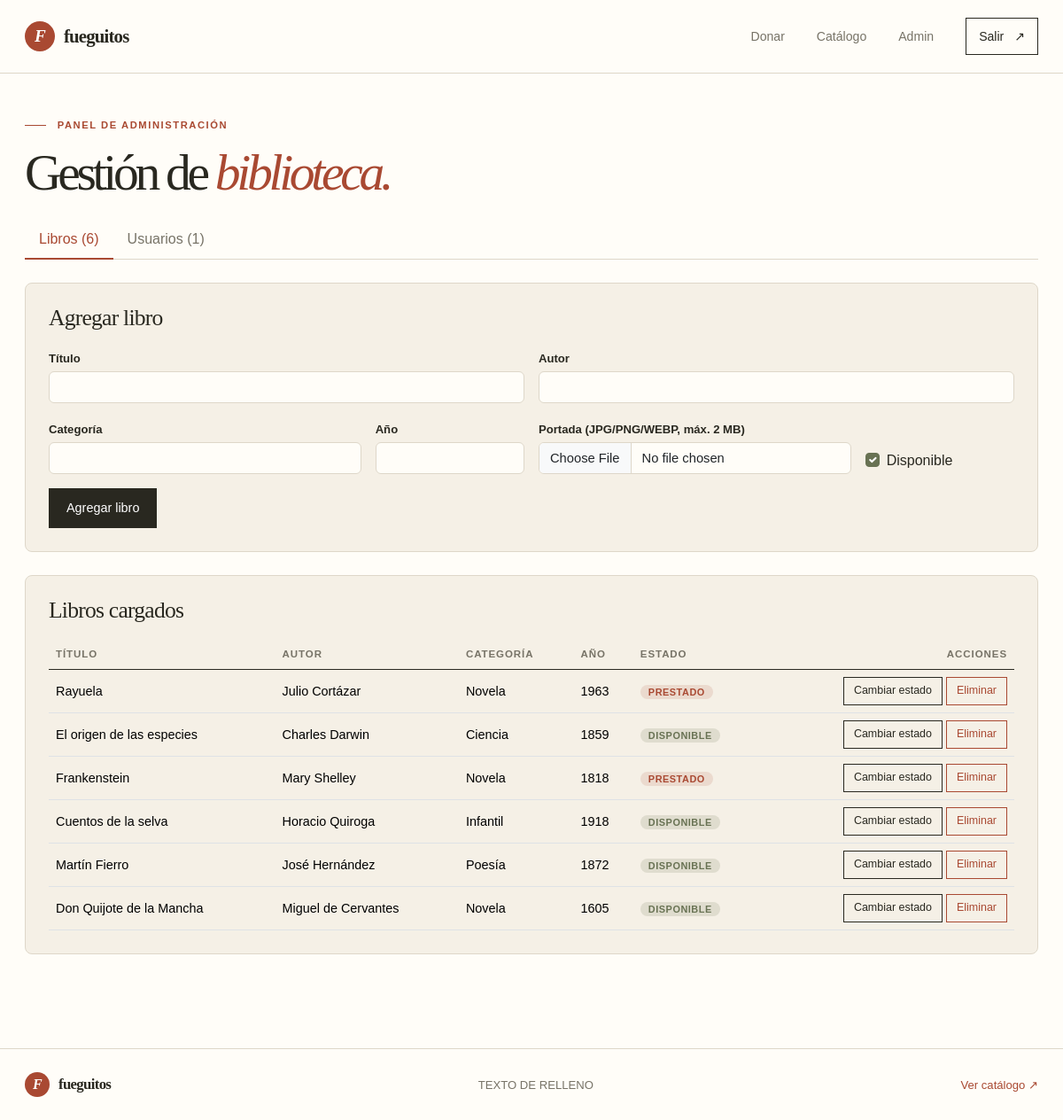
The page /admin.php (signed in) on the database its author committed.
### tables this page shows
CREATE TABLE libros (
  id         INT UNSIGNED AUTO_INCREMENT PRIMARY KEY,
  titulo     VARCHAR(200) NOT NULL,
  autor      VARCHAR(160) NOT NULL,
  categoria  VARCHAR(60)  NOT NULL,
  anio       SMALLINT NULL,
  disponible TINYINT(1) NOT NULL DEFAULT 1,
  portada    VARCHAR(255) NULL,
  creado     TIMESTAMP DEFAULT CURRENT_TIMESTAMP,
  INDEX idx_categoria (categoria),
  INDEX idx_titulo (titulo)
);

### config.php (called while the page is built, shortened)
<?php
function e(?string $s): string
{
    return htmlspecialchars((string)$s, ENT_QUOTES | ENT_SUBSTITUTE, 'UTF-8');
}
function current_user(): ?array
{
    return $_SESSION['user'] ?? null;
}
function is_admin(): bool
{
    return (current_user()['rol'] ?? '') === 'admin';
}

### admin.php (the view, shortened to what this page needs)
<?php
require_once __DIR__ . '/includes/layout.php';
$pdo = db();
$tab = ($_GET['tab'] ?? 'libros') === 'usuarios' ? 'usuarios' : 'libros';
$libros     = $pdo->query('SELECT * FROM libros ORDER BY id DESC')->fetchAll();
$usuarios   = $pdo->query('SELECT id, nombre, email, rol, creado FROM usuarios ORDER BY id')->fetchAll();
render_header('Administración | Fueguitos', 'admin');
?>
  <main class="page-width admin-page">
    <p class="kicker"><span></span> Panel de administración</p>
    <h1 class="admin-title">Gestión de <em>biblioteca.</em></h1>
    <ul class="nav nav-tabs admin-tabs" role="tablist">
      <li class="nav-item"><a class="nav-link<?= $tab === 'libros' ? ' active' : '' ?>" href="admin.php?tab=libros">Libros (<?= count($libros) ?>)</a></li>
      <li class="nav-item"><a class="nav-link<?= $tab === 'usuarios' ? ' active' : '' ?>" href="admin.php?tab=usuarios">Usuarios (<?= count($usuarios) ?>)</a></li>
    </ul>
<?php if ($tab === 'libros'): ?>
    <section class="admin-card">
      <h2 class="admin-h2">Agregar libro</h2>
      <form method="post" action="admin.php" enctype="multipart/form-data" class="row g-3">
        <div class="col-md-6">
          <label class="form-label" for="titulo">Título</label>
          <input class="form-control" id="titulo" name="titulo" required maxlength="200">
        </div>
        <div class="col-md-6">
          <label class="form-label" for="autor">Autor</label>
          <input class="form-control" id="autor" name="autor" required maxlength="160">
        </div>
        <div class="col-md-4">
          <label class="form-label" for="categoria">Categoría</label>
          <input class="form-control" id="categoria" name="categoria" list="cats" required maxlength="60">
        </div>
        <div class="col-md-2">
          <label class="form-label" for="anio">Año</label>
          <input class="form-control" id="anio" name="anio" type="number" min="-3000" max="<?= date('Y') ?>">
        </div>
        <div class="col-md-4">
          <label class="form-label" for="portada">Portada (JPG/PNG/WEBP, máx. 2 MB)</label>
          <input class="form-control" id="portada" name="portada" type="file" accept="image/jpeg,image/png,image/webp">
        </div>
        <div class="col-md-2 d-flex align-items-end">
          <div class="form-check">
            <input class="form-check-input" type="checkbox" id="disponible" name="disponible" checked>
            <label class="form-check-label" for="disponible">Disponible</label>
          </div>
        </div>
        <div class="col-12"><button class="btn-fueguitos" type="submit">Agregar libro</button></div>
      </form>
    </section>
    <section class="admin-card">
      <h2 class="admin-h2">Libros cargados</h2>
      <div class="table-responsive">
        <table class="table align-middle admin-table">
          <thead><tr><th>Título</th><th>Autor</th><th>Categoría</th><th>Año</th><th>Estado</th><th class="text-end">Acciones</th></tr></thead>
          <tbody>
          <?php foreach ($libros as $b): ?>
            <tr>
              <td><?= e($b['titulo']) ?></td>
              <td><?= e($b['autor']) ?></td>
              <td><?= e($b['categoria']) ?></td>
              <td><?= $b['anio'] !== null ? (int)$b['anio'] : '—' ?></td>
              <td>
                <span class="status <?= $b['disponible'] ? 'status-ok' : 'status-out' ?>"><?= $b['disponible'] ? 'Disponible' : 'Prestado' ?></span>
              </td>
              <td class="text-end text-nowrap">
                <form method="post" action="admin.php" class="d-inline">
                  <button class="btn-mini" type="submit">Cambiar estado</button>
                </form>
                <form method="post" action="admin.php" class="d-inline" onsubmit="return confirm('¿Eliminar este libro?');">
                  <button class="btn-mini btn-mini-danger" type="submit">Eliminar</button>
                </form>
              </td>
            </tr>
          <?php endforeach; ?>
          </tbody>
        </table>
      </div>
    </section>
<?php endif; ?>
  </main>
<?php render_footer('catalogo.php', 'Ver catálogo ↗');

### includes/layout.php (shortened to what this page needs)
<?php
require_once __DIR__ . '/../config.php';
function render_header(string $title, string $active = '', string $desc = ''): void
{
    $user = current_user();
    ?>
<!DOCTYPE html>
<html lang="es">
<head>
  <link rel="stylesheet" href="https://cdn.jsdelivr.net/npm/bootstrap@5.3.3/dist/css/bootstrap.min.css">
  <link rel="stylesheet" href="style.css">
  <link rel="stylesheet" href="extra.css">
</head>
<body>
  <header class="site-header">
    <div class="page-width nav-layout">
      <a class="brand" href="index.php" aria-label="Fueguitos, inicio">
        <span class="brand-mark" aria-hidden="true">F</span>
        <span>fueguitos</span>
      </a>
      <nav aria-label="Navegación principal">
        <a href="index.php#donar">Donar</a>
        <a href="catalogo.php"<?= $active === 'catalogo' ? ' aria-current="page"' : '' ?>>Catálogo</a>
        <?php if (is_admin()): ?>
          <a href="admin.php"<?= $active === 'admin' ? ' aria-current="page"' : '' ?>>Admin</a>
        <?php endif; ?>
        <?php if ($user): ?>
          <a class="login-link" href="logout.php">Salir <span aria-hidden="true">↗</span></a>
        <?php else: ?>
          <a class="login-link" href="login.php"<?= $active === 'login' ? ' aria-current="page"' : '' ?>>Iniciar sesión <span aria-hidden="true">↗</span></a>
        <?php endif; ?>
      </nav>
    </div>
  </header>
<?php
}
function render_footer(string $linkHref = 'index.php', string $linkText = 'Volver al inicio ↗'): void
{
    ?>
  <footer class="site-footer">
    <div class="page-width footer-layout">
      <a class="brand footer-brand" href="index.php">
        <span class="brand-mark" aria-hidden="true">F</span>
        <span>fueguitos</span>
      </a>
      <p>TEXTO DE RELLENO</p>
      <a class="footer-catalog" href="<?= e($linkHref) ?>"><?= e($linkText) ?></a>
    </div>
  </footer>
</body>
</html>
<?php
}

### style.css (style rules this page uses)
:root { color-scheme: light; --cream: #f5f0e6; --paper: #fffdf8; --ink: #292820; --muted: #777367; --rust: #a94932; --olive: #687253; --rule: #ded7c9; --serif: Georgia, "Times New Roman", serif; }
* { box-sizing: border-box; }
html { scroll-behavior: smooth; }
body { margin: 0; background: var(--paper); color: var(--ink); font-family: Arial, Helvetica, sans-serif; line-height: 1.6; }
a { color: inherit; }
.page-width { width: min(1180px, calc(100% - 56px)); margin-inline: auto; }
.site-header { position: relative; z-index: 1; border-bottom: 1px solid var(--rule); background: var(--paper); }
.nav-layout { min-height: 82px; display: flex; align-items: center; justify-content: space-between; gap: 24px; }
.brand { display: inline-flex; align-items: center; gap: 10px; font-family: var(--serif); font-size: 1.3rem; font-weight: 700; letter-spacing: -0.04em; text-decoration: none; }
.brand-mark { display: grid; width: 34px; height: 34px; place-items: center; border-radius: 50%; background: var(--rust); color: white; font-family: var(--serif); font-size: 1.2rem; font-style: italic; }
nav { display: flex; align-items: center; gap: clamp(18px, 3vw, 38px); }
nav a { color: var(--muted); font-size: 0.88rem; text-decoration: none; }
nav .login-link { padding: 9px 14px; border: 1px solid var(--ink); color: var(--ink); }
.login-link span { margin-left: 8px; }
.kicker { margin: 0 0 16px; color: var(--rust); font-size: 0.7rem; font-weight: 700; letter-spacing: 0.14em; text-transform: uppercase; }
.kicker span { display: inline-block; width: 24px; height: 1px; margin: 0 8px 3px 0; background: currentColor; }
h1, h2, h3, p { margin-top: 0; }
h1, h2, h3 { font-family: var(--serif); font-weight: 400; }
h1 { margin-bottom: 22px; font-size: clamp(3.2rem, 7vw, 6rem); letter-spacing: -0.075em; line-height: 0.98; }
h1 em { color: var(--rust); font-weight: 400; }
h2 { margin-bottom: 0; font-size: clamp(2.2rem, 4.5vw, 3.8rem); letter-spacing: -0.06em; line-height: 1.05; }
.site-footer { padding-block: 26px; border-top: 1px solid var(--rule); }
.footer-layout { display: flex; align-items: center; justify-content: space-between; gap: 20px; }
.footer-brand { font-size: 1.05rem; }
.footer-brand .brand-mark { width: 28px; height: 28px; font-size: 1rem; }
.footer-layout p { margin: 0; color: var(--muted); font-size: 0.82rem; }
.footer-catalog { color: var(--rust); font-size: 0.82rem; text-decoration: none; }

### extra.css (style rules this page uses)
body { font-family: Arial, Helvetica, sans-serif; background: var(--paper); color: var(--ink); }
h1, h2, h3 { font-family: var(--serif); }
.status { padding: 2px 9px; border-radius: 999px; font-size: 0.68rem; font-weight: 700; letter-spacing: 0.05em; text-transform: uppercase; white-space: nowrap; }
.status-ok { background: rgba(104, 114, 83, 0.16); color: var(--olive); }
.status-out { background: rgba(169, 73, 50, 0.13); color: var(--rust); }
.admin-page { padding-block: 50px 80px; }
.admin-title { font-size: clamp(2.4rem, 5vw, 3.6rem); margin-bottom: 26px; }
.admin-title em { color: var(--rust); font-weight: 400; }
.admin-tabs { margin-bottom: 26px; border-bottom: 1px solid var(--rule); }
.admin-tabs .nav-link { color: var(--muted); border: 0; border-bottom: 2px solid transparent; background: none; }
.admin-tabs .nav-link.active { color: var(--rust); border-bottom-color: var(--rust); background: none; }
.admin-card { background: var(--cream); border: 1px solid var(--rule); border-radius: 8px; padding: 26px; margin-bottom: 26px; }
.admin-h2 { font-size: 1.6rem; letter-spacing: -0.03em; margin-bottom: 18px; }
.admin-card .form-label { font-size: 0.82rem; font-weight: 600; margin-bottom: 4px; }
.admin-card .form-control, .admin-card .form-select { background: var(--paper); border-color: var(--rule); font-size: 0.92rem; }
.admin-card .form-check-input:checked { background-color: var(--olive); border-color: var(--olive); }
.admin-table { --bs-table-bg: transparent; font-size: 0.9rem; margin-bottom: 0; }
.admin-table th { font-size: 0.72rem; letter-spacing: 0.08em; text-transform: uppercase; color: var(--muted); border-bottom-color: var(--ink); }
.btn-fueguitos { padding: 11px 20px; background: var(--ink); color: #fff; border: 0; font-size: 0.9rem; transition: background 150ms ease; }
.btn-mini { padding: 5px 11px; border: 1px solid var(--ink); background: transparent; color: var(--ink); font-size: 0.78rem; cursor: pointer; }
.btn-mini-danger { border-color: var(--rust); color: var(--rust); }

### rows shown on the page
libros: titulo "Rayuela", autor "Julio Cortázar", categoria "Novela", anio "1963", disponible "PRESTADO"
libros: titulo "El origen de las especies", autor "Charles Darwin", categoria "Ciencia", anio "1859", disponible "DISPONIBLE"
libros: titulo "Frankenstein", autor "Mary Shelley", categoria "Novela", anio "1818", disponible "PRESTADO"
libros: titulo "Cuentos de la selva", autor "Horacio Quiroga", categoria "Infantil", anio "1918", disponible "DISPONIBLE"
libros: titulo "Martín Fierro", autor "José Hernández", categoria "Poesía", anio "1872", disponible "DISPONIBLE"
libros: titulo "Don Quijote de la Mancha", autor "Miguel de Cervantes", categoria "Novela", anio "1605", disponible "DISPONIBLE"

### other values the page prints
count($libros) "6"
count($usuarios) "1"
$linkText "Ver catálogo ↗"
